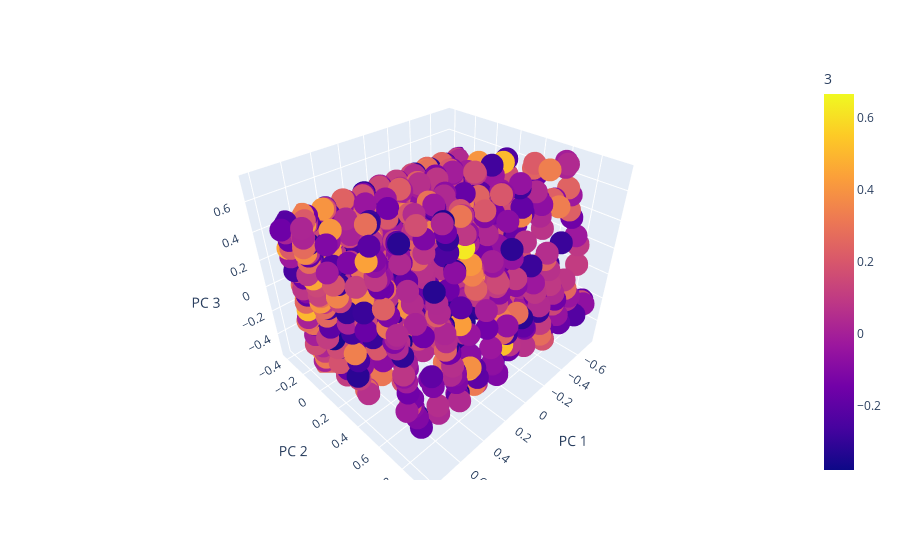

The code cell stored with this chart in its notebook:
### Code cell
olist_projected.columns = olist_projected.columns.astype(str)

fig = px.scatter_3d(
    olist_projected, x='0', y='1', z='2', color='3',
    labels={'0': 'PC 1', '1': 'PC 2', '2': 'PC 3'},
    # width=15, height=15
)
fig.show()

### Figure 1 — Plotly figure (JSON) as saved in the notebook; plotly's stock layout.template omitted (floating-point values rounded to 4 significant figures; data arrays with more than 128 entries replaced by an {"elided": "..."} marker saying what was removed)
{"data": [{"hovertemplate": "PC 1=%{x}<br>PC 2=%{y}<br>PC 3=%{z}<br>3=%{marker.color}<extra></extra>", "legendgroup": "", "marker": {"color": {"elided": "2000 float values"}, "coloraxis": "coloraxis", "symbol": "circle"}, "mode": "markers", "name": "", "scene": "scene", "showlegend": false, "type": "scatter3d", "x": {"elided": "2000 float values"}, "y": {"elided": "2000 float values"}, "z": {"elided": "2000 float values"}}], "layout": {"coloraxis": {"colorbar": {"title": {"text": "3"}}, "colorscale": [[0, "#0d0887"], [0.1111, "#46039f"], [0.2222, "#7201a8"], [0.3333, "#9c179e"], [0.4444, "#bd3786"], [0.5556, "#d8576b"], [0.6667, "#ed7953"], [0.7778, "#fb9f3a"], [0.8889, "#fdca26"], [1, "#f0f921"]]}, "legend": {"tracegroupgap": 0}, "margin": {"t": 60}, "scene": {"domain": {"x": [0, 1], "y": [0, 1]}, "xaxis": {"title": {"text": "PC 1"}}, "yaxis": {"title": {"text": "PC 2"}}, "zaxis": {"title": {"text": "PC 3"}}}}}
